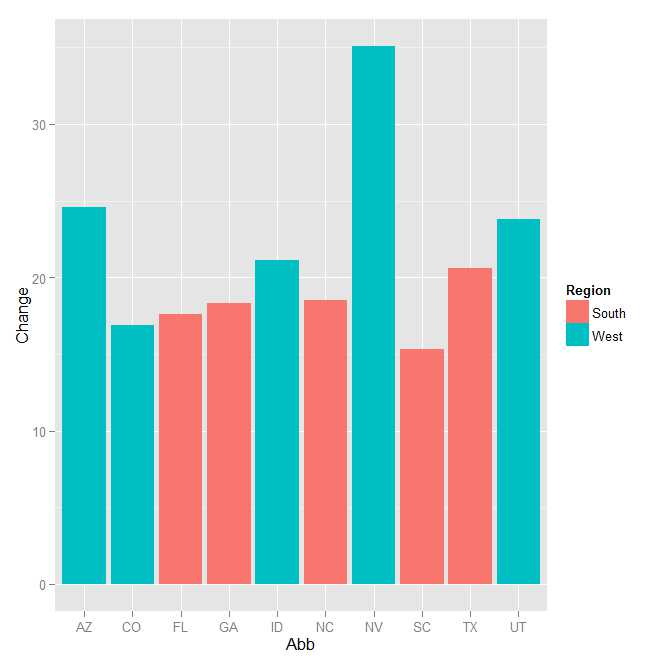

R code for this plot:
library(gcookbook)
upc <- subset(uspopchange,rank(Change)>40)
upc
ggplot(upc,aes(x=Abb,y=Change,fill=Region))+geom_bar(stat="identity")
